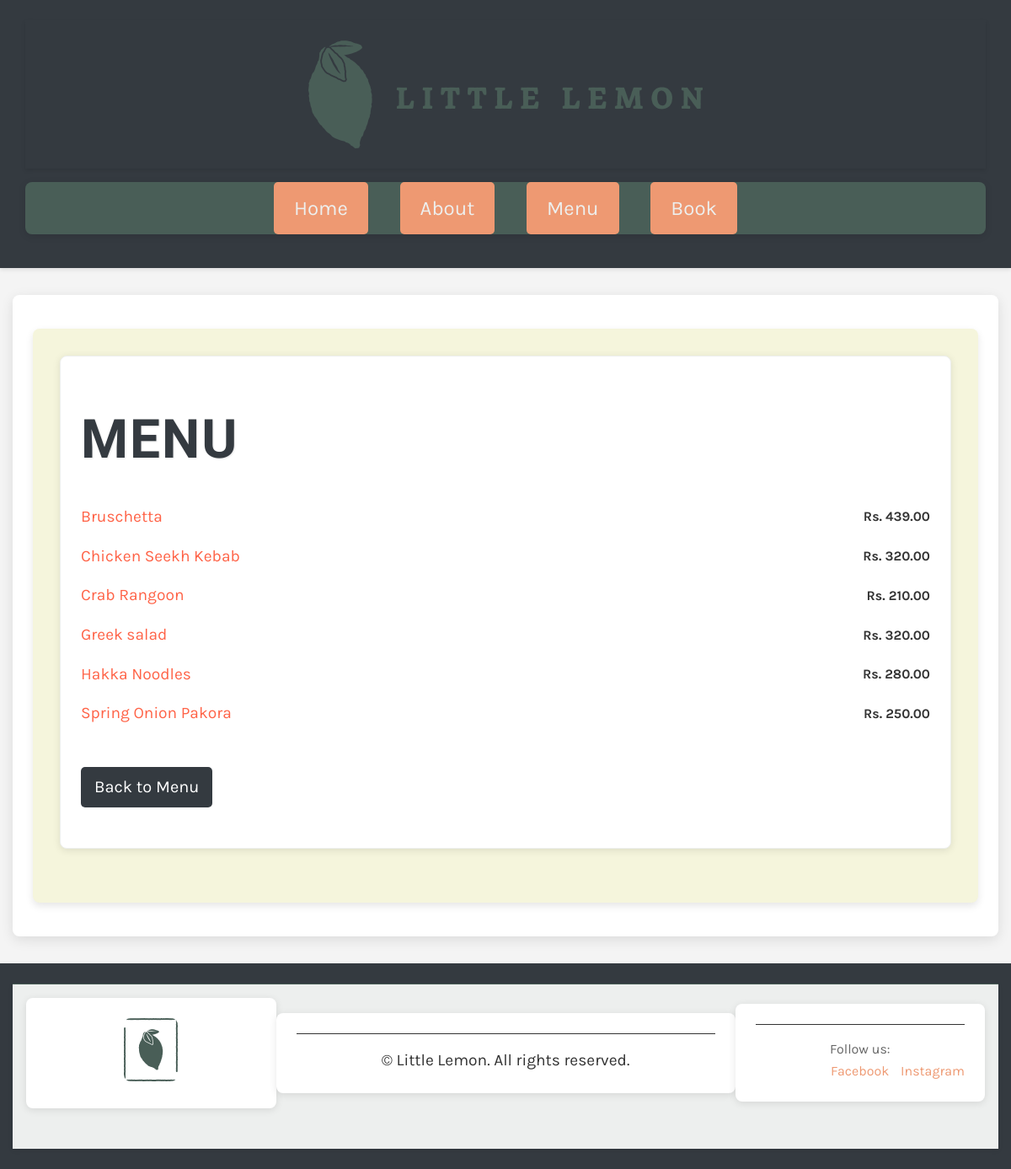
Screenshot of /menu/category/Appetizer/ with the database file from the repository.
### restaurant/models.py (models this page shows, shortened)
class Menu(models.Model):
    name = models.CharField(max_length=200)
    price = models.IntegerField()
    description = models.TextField(max_length=1000, blank=True)
    category = models.CharField(
        max_length=20,
        choices=CATEGORY_CHOICES,
        default='entrees'
    )
    status = models.IntegerField(
        choices=STATUS_CHOICES,
        default=1
    )
    order = models.PositiveIntegerField(default=0)
    class Meta:
        ordering = ['category', 'order', 'name']

### restaurant/views.py (the view)
# urls.py: path('menu/category/<str:category_name>/', category_menu, name='category_menu'),
def category_menu(request, category_name):
    menu_items = Menu.objects.filter(category=category_name)
    if not menu_items:
        messages.info(request, "No items found in this category.")
    context = {'menu_items': menu_items, 'category_name': category_name}
    return render(request, "category_menu.html", context)

### restaurant/templates/category_menu.html (shortened to what this page needs)
{% extends 'base.html' %}
{% load static %}
{% block content %}
<section class="menu-category">
    <article>
        <h1 class="heading_shadow">Menu</h1>
        {% if menu_items %}
            <ul class="menu-list">
                {% for item in menu_items %}
                    <li class="menu-item {% if item.status == 0 %}strikethrough{% endif %}">
                        <a href="{% url 'display_menu_items' item.pk %}" class="menu-link">{{ item.name }}</a>
                        <span class="menu-price">Rs. {{ item.price }}.00</span>
                    </li>
                {% endfor %}
            </ul>
        {% else %}
            <p class="empty-category">No items available in this category.</p>
        {% endif %}
        <p>
            <a href="{% url 'menu' %}" class="cta back-to-menu">Back to Menu</a>
        </p>
    </article>
</section>
{% endblock %}

### restaurant/static/css/style.css (style rules this page uses)
body { font-family: 'Karla', sans-serif; margin: 3rem 5%; line-height: 1.6; background-color: #f7f7f7; }
h1, h2, h3, h4, h5, h6 { font-family: 'Markazi Text', serif; letter-spacing: 2px; text-transform: uppercase; }
h1 { font-size: 4rem; margin: 1.5rem 0 0; color: #333; text-shadow: 1px 1px 2px rgba(0, 0, 0, 0.2); }
p, ul { font-size: 1.25rem; margin-bottom: 1.5rem; }
a { color: #EE9972; text-decoration: none; transition: color 0.3s; }
section { display: flex; gap: 2rem; margin: 1rem 0; }
article { flex: 1; padding: 1.5rem; background-color: white; border-radius: 8px; box-shadow: 0 2px 10px rgba(0, 0, 0, 0.1); margin-bottom: 2rem; transition: transform 0.2s; }
main article { border: 1px solid #EDEFEE; }
.cta { display: inline-block; color: rgba(255, 255, 255, 0.9); background-color: #495E57; padding: 12px 24px; border-radius: 5px; text-align: center; text-decoration: none; transition: background-color 0.3s, transform 0.2s; }
.menu-price { display: block; font-size: 1rem; }

### restaurant/templates/base.html (style rules this page uses)
:root { --primary-color: #ffd700; --secondary-color: #343a40; --accent-color: #ff6347; --text-color: #333333; --background-color: #f4f4f4; --booking-background: #f2e9e4; }
body { margin: 0; font-family: "Karla", sans-serif; color: var(--text-color); background-color: var(--background-color); line-height: 1.6; }
a { color: var(--accent-color); text-decoration: none; transition: color 0.3s ease; }
h1, h2, h3 { font-family: 'Markazi Text', serif; margin: 1.5rem 0 1rem; color: var(--secondary-color); }
.menu-item { display: flex; justify-content: space-between; align-items: center; margin-bottom: 1rem; }

### restaurant/templates/category_menu.html (style rules this page uses)
.menu-category { background-color: #f5f5dc; padding: 2rem; border-radius: 8px; box-shadow: 0 4px 10px rgba(0, 0, 0, 0.1); }
.heading_shadow { color: #343a40; text-shadow: 1px 1px 2px rgba(0, 0, 0, 0.1); margin-bottom: 1rem; }
.menu-list { list-style-type: none; padding: 0; }
.menu-item { margin: 1rem 0; font-size: 1.2rem; transition: transform 0.3s; }
.menu-link { color: #ff6347; text-decoration: none; transition: color 0.3s; }
.menu-price { font-weight: bold; float: right; }
.back-to-menu { display: inline-block; margin-top: 1.5rem; padding: 0.5rem 1rem; background-color: #343a40; color: white; border-radius: 5px; text-decoration: none; transition: background-color 0.3s; text-align: center; }

### rows the page displays
Menu: name "Bruschetta", price "439"
Menu: name "Chicken Seekh Kebab", price "320"
Menu: name "Crab Rangoon", price "210"
Menu: name "Greek salad", price "320"
Menu: name "Hakka Noodles", price "280"
Menu: name "Spring Onion Pakora", price "250"
